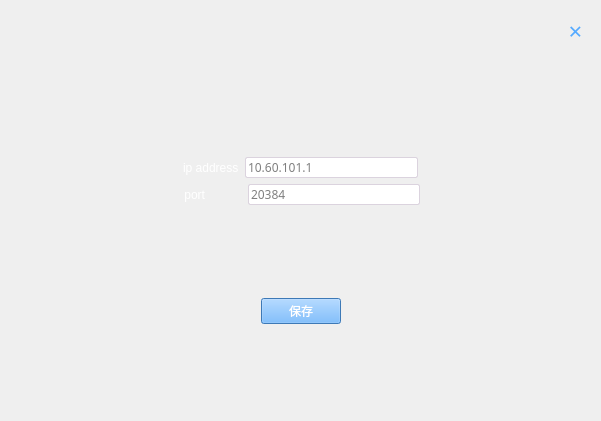
<?xml version="1.0" encoding="UTF-8"?>
<ui version="4.0">
 <class>Setting</class>
 <widget class="QWidget" name="Setting">
  <property name="geometry">
   <rect>
    <x>0</x>
    <y>0</y>
    <width>601</width>
    <height>421</height>
   </rect>
  </property>
  <property name="windowTitle">
   <string>Form</string>
  </property>
  <widget class="QWidget" name="horizontalLayoutWidget">
   <property name="geometry">
    <rect>
     <x>560</x>
     <y>10</y>
     <width>31</width>
     <height>41</height>
    </rect>
   </property>
   <layout class="QHBoxLayout" name="horizontalLayout_7">
    <item>
     <widget class="QLabel" name="label_close">
      <property name="font">
       <font>
        <family>Adobe Devanagari</family>
        <pointsize>18</pointsize>
        <weight>9</weight>
        <italic>false</italic>
        <bold>false</bold>
       </font>
      </property>
      <property name="styleSheet">
       <string notr="true">QLabel{
   color:rgb(85, 170, 255);
	font: 75 18pt &quot;Adobe Devanagari&quot;;

}
QLabel:hover{
   background-color:rgb(255,255,255,50%);
}</string>
      </property>
      <property name="text">
       <string>×</string>
      </property>
      <property name="alignment">
       <set>Qt::AlignCenter</set>
      </property>
     </widget>
    </item>
   </layout>
  </widget>
  <widget class="QWidget" name="verticalLayoutWidget">
   <property name="geometry">
    <rect>
     <x>10</x>
     <y>70</y>
     <width>581</width>
     <height>341</height>
    </rect>
   </property>
   <layout class="QVBoxLayout" name="verticalLayout_2">
    <item>
     <spacer name="verticalSpacer_3">
      <property name="orientation">
       <enum>Qt::Vertical</enum>
      </property>
      <property name="sizeHint" stdset="0">
       <size>
        <width>20</width>
        <height>40</height>
       </size>
      </property>
     </spacer>
    </item>
    <item>
     <layout class="QHBoxLayout" name="horizontalLayout_8">
      <item>
       <spacer name="horizontalSpacer_3">
        <property name="orientation">
         <enum>Qt::Horizontal</enum>
        </property>
        <property name="sizeHint" stdset="0">
         <size>
          <width>40</width>
          <height>20</height>
         </size>
        </property>
       </spacer>
      </item>
      <item>
       <widget class="QLabel" name="label_4">
        <property name="styleSheet">
         <string notr="true">QLabel{
	font: 75 16pt &quot;Adobe Caslon Pro Bold&quot;;
  background-color:rgb(0,0,0,0%);
color:rgb(255,255, 255)
}
QLabel:hover{
  background-color:rgb(0,0,0,0%);
}</string>
        </property>
        <property name="text">
         <string>ip address</string>
        </property>
       </widget>
      </item>
      <item>
       <widget class="QLineEdit" name="lineEdit_ip">
        <property name="minimumSize">
         <size>
          <width>0</width>
          <height>18</height>
         </size>
        </property>
        <property name="font">
         <font>
          <family>微软雅黑</family>
         </font>
        </property>
        <property name="styleSheet">
         <string notr="true">QLineEdit{
  border:1px solid rgb(219, 211, 222);
  border-radius:2px;
}
QLineEdit:focus{
  border:1px solid rgb(78, 125, 255);
  border-radius:2px;
}</string>
        </property>
        <property name="text">
         <string/>
        </property>
        <property name="placeholderText">
         <string>10.60.101.1</string>
        </property>
       </widget>
      </item>
      <item>
       <spacer name="horizontalSpacer">
        <property name="orientation">
         <enum>Qt::Horizontal</enum>
        </property>
        <property name="sizeHint" stdset="0">
         <size>
          <width>40</width>
          <height>20</height>
         </size>
        </property>
       </spacer>
      </item>
     </layout>
    </item>
    <item>
     <layout class="QHBoxLayout" name="horizontalLayout_9">
      <item>
       <spacer name="horizontalSpacer_4">
        <property name="orientation">
         <enum>Qt::Horizontal</enum>
        </property>
        <property name="sizeHint" stdset="0">
         <size>
          <width>40</width>
          <height>20</height>
         </size>
        </property>
       </spacer>
      </item>
      <item>
       <widget class="QLabel" name="label_5">
        <property name="styleSheet">
         <string notr="true">QLabel{
	font: 75 16pt &quot;Adobe Caslon Pro Bold&quot;;
  background-color:rgb(0,0,0,0%);
color:rgb(255,255, 255)
}
QLabel:hover{
  background-color:rgb(0,0,0,0%);
}</string>
        </property>
        <property name="text">
         <string> port           </string>
        </property>
       </widget>
      </item>
      <item>
       <widget class="QLineEdit" name="lineEdit_port">
        <property name="font">
         <font>
          <family>微软雅黑</family>
         </font>
        </property>
        <property name="styleSheet">
         <string notr="true">QLineEdit{
  border:1px solid rgb(219, 211, 222);
  border-radius:2px;
}
QLineEdit:focus{
  border:1px solid rgb(78, 125, 255);
  border-radius:2px;
}</string>
        </property>
        <property name="text">
         <string/>
        </property>
        <property name="echoMode">
         <enum>QLineEdit::Normal</enum>
        </property>
        <property name="placeholderText">
         <string>20384</string>
        </property>
       </widget>
      </item>
      <item>
       <spacer name="horizontalSpacer_2">
        <property name="orientation">
         <enum>Qt::Horizontal</enum>
        </property>
        <property name="sizeHint" stdset="0">
         <size>
          <width>40</width>
          <height>20</height>
         </size>
        </property>
       </spacer>
      </item>
     </layout>
    </item>
    <item>
     <spacer name="verticalSpacer_2">
      <property name="orientation">
       <enum>Qt::Vertical</enum>
      </property>
      <property name="sizeHint" stdset="0">
       <size>
        <width>20</width>
        <height>40</height>
       </size>
      </property>
     </spacer>
    </item>
    <item>
     <layout class="QHBoxLayout" name="horizontalLayout_10">
      <item>
       <spacer name="horizontalSpacer_7">
        <property name="orientation">
         <enum>Qt::Horizontal</enum>
        </property>
        <property name="sizeHint" stdset="0">
         <size>
          <width>40</width>
          <height>20</height>
         </size>
        </property>
       </spacer>
      </item>
      <item>
       <widget class="QPushButton" name="pushButton">
        <property name="font">
         <font>
          <family>Adobe 黑体 Std R</family>
          <pointsize>9</pointsize>
          <weight>50</weight>
          <italic>false</italic>
          <bold>false</bold>
         </font>
        </property>
        <property name="cursor">
         <cursorShape>PointingHandCursor</cursorShape>
        </property>
        <property name="styleSheet">
         <string notr="true">QPushButton{
	font: 9pt &quot;Adobe 黑体 Std R&quot;;
  background-color:rgb(85, 170, 255);
color:white;
}
QPushButton:hover{

  background-color:rgb(85, 170, 255);
}</string>
        </property>
        <property name="text">
         <string>保存</string>
        </property>
       </widget>
      </item>
      <item>
       <spacer name="horizontalSpacer_6">
        <property name="orientation">
         <enum>Qt::Horizontal</enum>
        </property>
        <property name="sizeHint" stdset="0">
         <size>
          <width>40</width>
          <height>20</height>
         </size>
        </property>
       </spacer>
      </item>
     </layout>
    </item>
    <item>
     <spacer name="verticalSpacer">
      <property name="orientation">
       <enum>Qt::Vertical</enum>
      </property>
      <property name="sizeHint" stdset="0">
       <size>
        <width>20</width>
        <height>40</height>
       </size>
      </property>
     </spacer>
    </item>
   </layout>
  </widget>
 </widget>
 <resources/>
 <connections/>
</ui>
